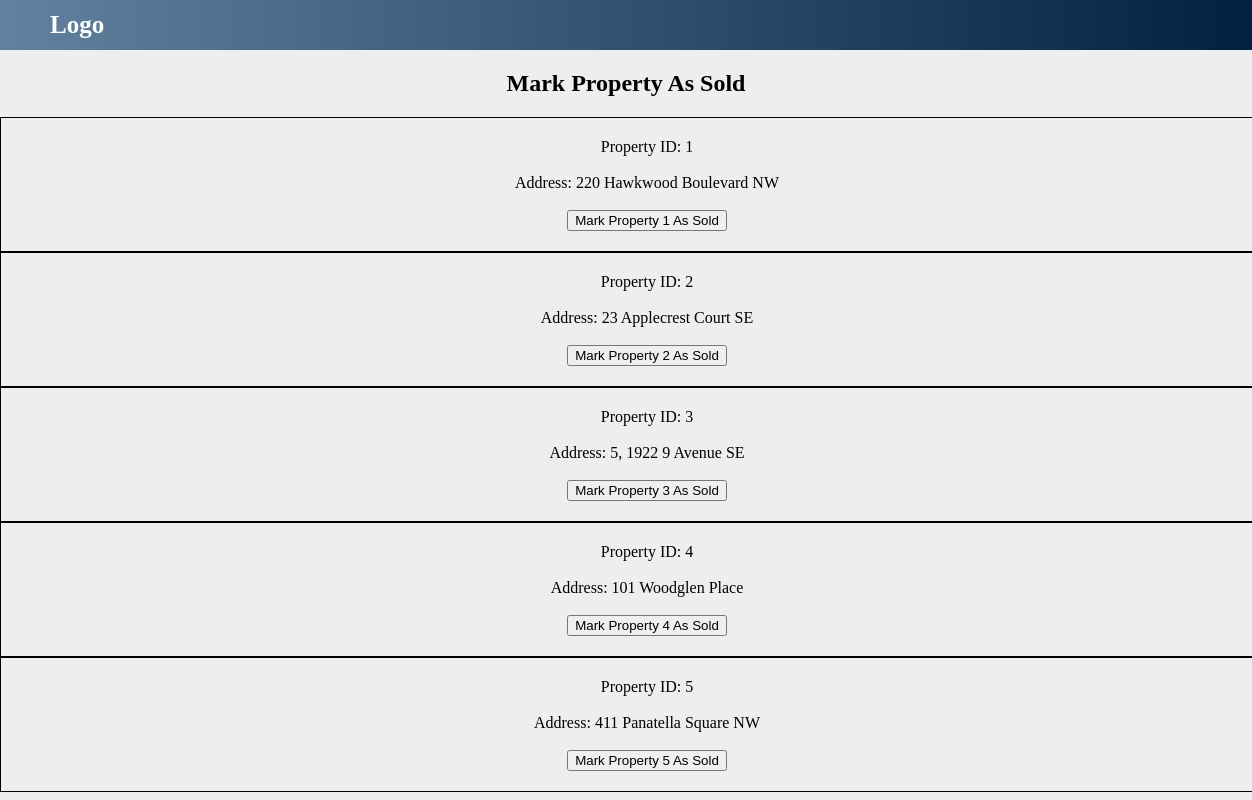
/real-estate-db/sellProperty.php, run on an earlier commit of the app's database.
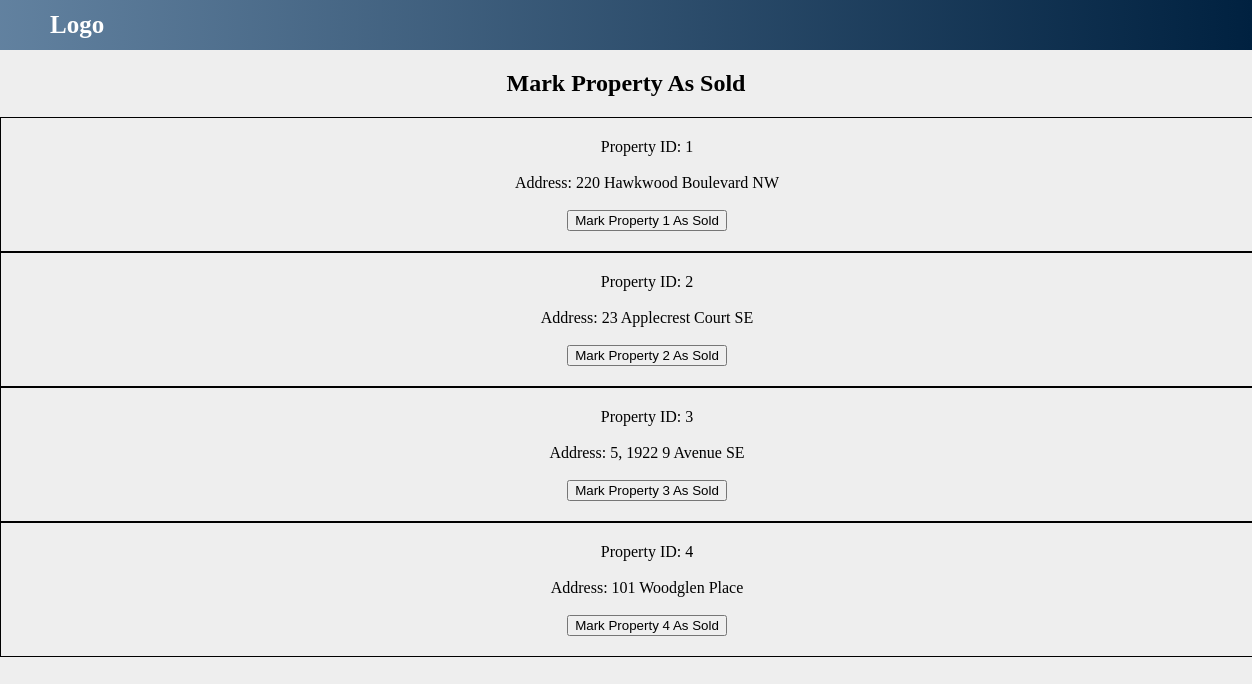
And on a later commit of the database.
### tables this page shows
CREATE TABLE `property` (
  `Property_ID` int(11) NOT NULL,
  `Address` varchar(50) NOT NULL,
  `Neighbourhood` varchar(50) NOT NULL,
  `City` varchar(50) NOT NULL,
  `Zip_Code` varchar(32) NOT NULL,
  `Estimated_Value` int(11) NOT NULL,
  `Square_Footage` int(11) NOT NULL,
  `Num_Beds` int(11) NOT NULL,
  `Num_Baths` int(11) NOT NULL,
  `S_Email` varchar(50) NOT NULL
);

### real-estate-db/sellProperty.php (the view, shortened to what this page needs)
<?php
    include("connection.php");
?>
<!DOCTYPE html>
<html>
<head>
	<link rel="stylesheet" type="text/css" href="style.css"/>
</head>
<body>
    <div class="grad">
		<h1 class="logo"> Logo </h1>
	</div>
    <div>
		<h2><center>Mark Property As Sold</center></h2>
	</div>
    <form method="post" action="">
<?php
    $query = "select * from property";
    $result = mysqli_query($conn, $query);
    if ($result) {
        if (mysqli_num_rows($result) > 0) {
            while($listing_data = mysqli_fetch_assoc($result)){ ?>
                <div class="meeting_div">
                    Property ID: <?php echo $listing_data['Property_ID'];?></br></br>
                    Address: <?php echo $listing_data['Address'];?></br></br>
                    <input type="submit" name="sell" value="<?php echo "Mark Property " . $listing_data['Property_ID'] . " As Sold";?>">
                </div>
            <?php }
        } else {
            echo "There are no properties.";
        }
    } else {
        echo "There was an error loading the properties.";
    }
?>
    </form>
</body>
</html>

What changed in the data, as far as the page shows it:
removed property: Property_ID "5", Address "411 Panatella Square NW", sell "Mark Property 5 As Sold"
